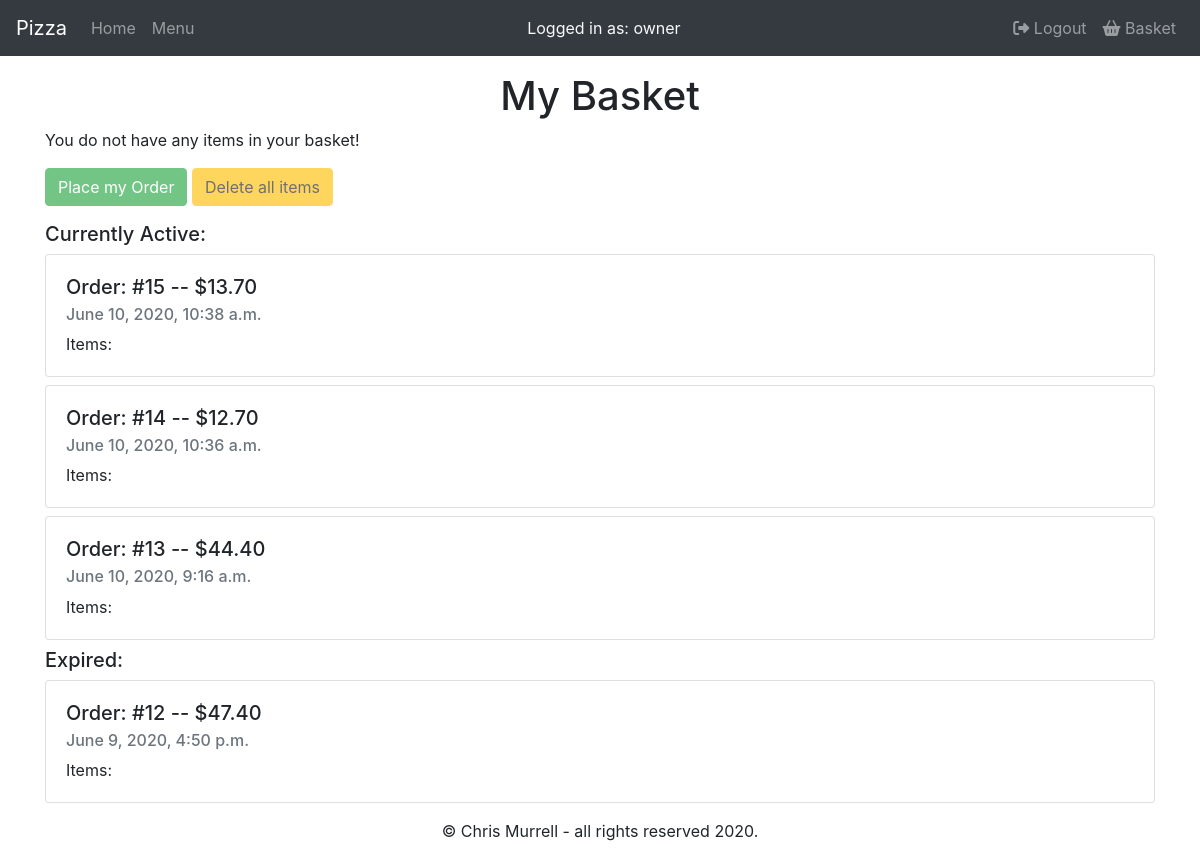
/basket (signed in), run on an earlier commit of the app's database.
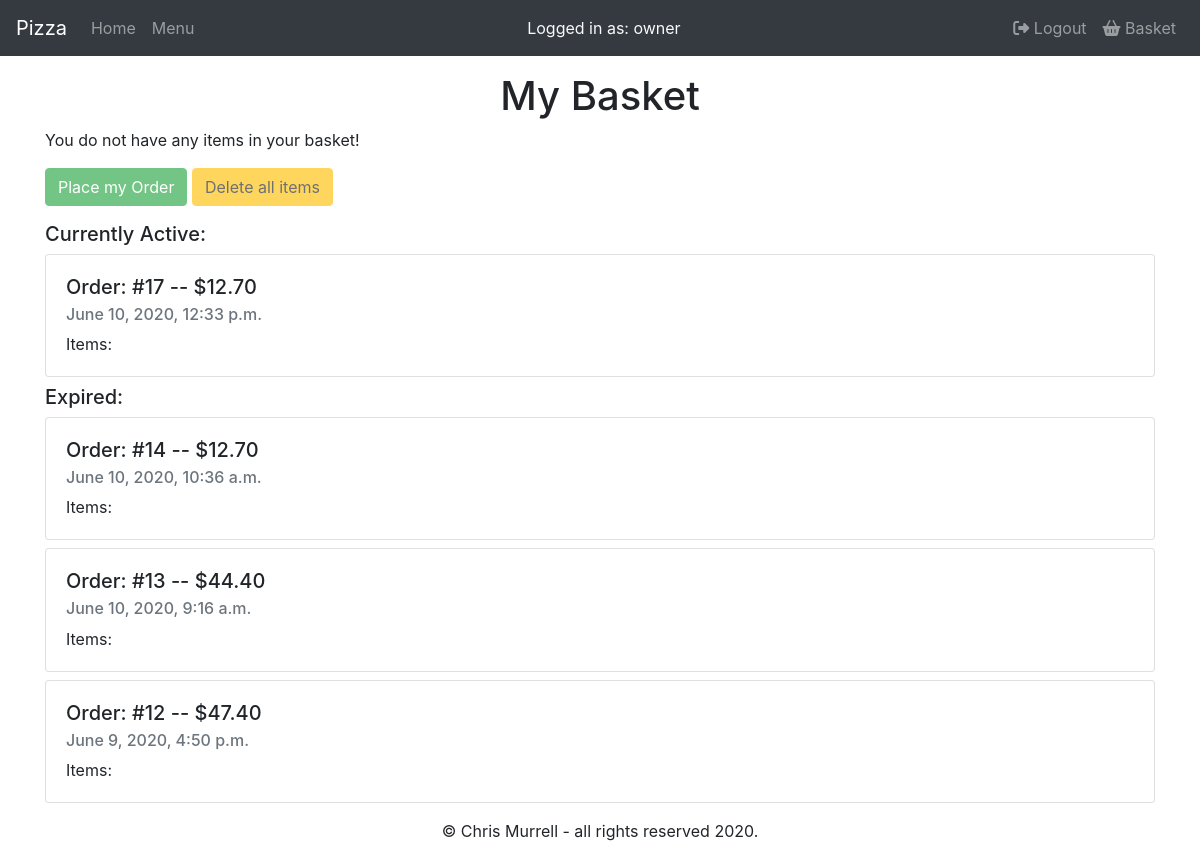
And on a later commit of the database.
### orders/models.py (models this page shows, shortened)
class Orders(models.Model):
    order_id = models.AutoField(primary_key=True)
    user_id = models.ForeignKey(
        User, on_delete=models.CASCADE, related_name='orders')
    pizItems = models.ManyToManyField('PizOrder', blank=True, related_name='pizItems')
    subItems = models.ManyToManyField('SubOrder', blank=True, related_name='subItems')
    pastaItems = models.ManyToManyField('PastaOrder', blank=True, related_name='pastaItems')
    saladItems = models.ManyToManyField('SaladOrder', blank=True, related_name='saladItems')
    platItems = models.ManyToManyField('PlatterOrder', blank=True, related_name='platItems')
    time_placed = models.DateTimeField(auto_now_add=True)
    cost = models.DecimalField(max_digits=6, decimal_places=2, default=00.00)
    active = models.CharField(max_length=1, default='Y')
    class Meta:
        verbose_name = 'order'
        verbose_name_plural = 'orders'

### orders/views.py (the view)
# urls.py: path("basket", views.basket, name="basket"),
def basket(request):
    user = request.user
    user = User.objects.get(username=user)
    orders = Orders.objects.filter(user_id=user.pk, active='N')
    pizzas = PizOrder.objects.all()
    active = Orders.objects.filter(user_id=user, active='Y').order_by('-time_placed')
    expired = Orders.objects.filter(user_id=user, active='N').order_by('-time_placed')
    context = {
        "user": user,
        "active": active,
        "expired": expired,
        "test": pizzas
    }
    return render(request, 'orders/basket.html', context)

### orders/Templates/orders/basket.html (shortened to what this page needs)
{% extends "orders/base.html" %}
{% load static %}
{% block main %}
<h1>My Basket</h1>
<form action="place" method="post">
    <div class="form-group" id="basketList">
    </div>
    <div class="form-group">
        <button type="submit" class="btn btn-success" id="placeOrder">
            Place my Order
        </button>
        <button type="button" class="btn btn-warning" id="deleteOrder">
            Delete all items
        </button>
    </div>
</form>
<h5>Currently Active:</h5>
{% for row in active %}
<div class="card mb-2">
    <div class="card-body">
        <h5 class="card-title">Order: #{{ row.order_id }} -- ${{ row.cost }}</h5>
        <h6 class="card-subtitle mb-2 text-muted">{{ row.time_placed }}</h6>
        <p class="card-text">Items:
        </p>
    </div>
</div>
{% endfor %}
<h5>Expired:</h5>
{% for row in expired %}
<div class="card mb-2">
    <div class="card-body">
        <h5 class="card-title">Order: #{{ row.order_id }} -- ${{ row.cost }}</h5>
        <h6 class="card-subtitle mb-2 text-muted">{{ row.time_placed }}</h6>
        <p class="card-text">Items:</p>
    </div>
</div>
{% endfor %}
{% endblock %}

What changed in the data, as far as the page shows it:
no longer on this page (row edited): Orders: order_id "15", cost "13.70", time_placed "June 10, 2020, 10:38 a.m.", shown under "Currently Active:"
added Orders: order_id "17", cost "12.70", time_placed "June 10, 2020, 12:33 p.m.", shown under "Currently Active:"
changed Orders "June 10, 2020, 10:36 a.m.": moves from the list under "Currently Active:" to the list under "Expired:"
changed Orders "June 10, 2020, 9:16 a.m.": moves from the list under "Currently Active:" to the list under "Expired:"
